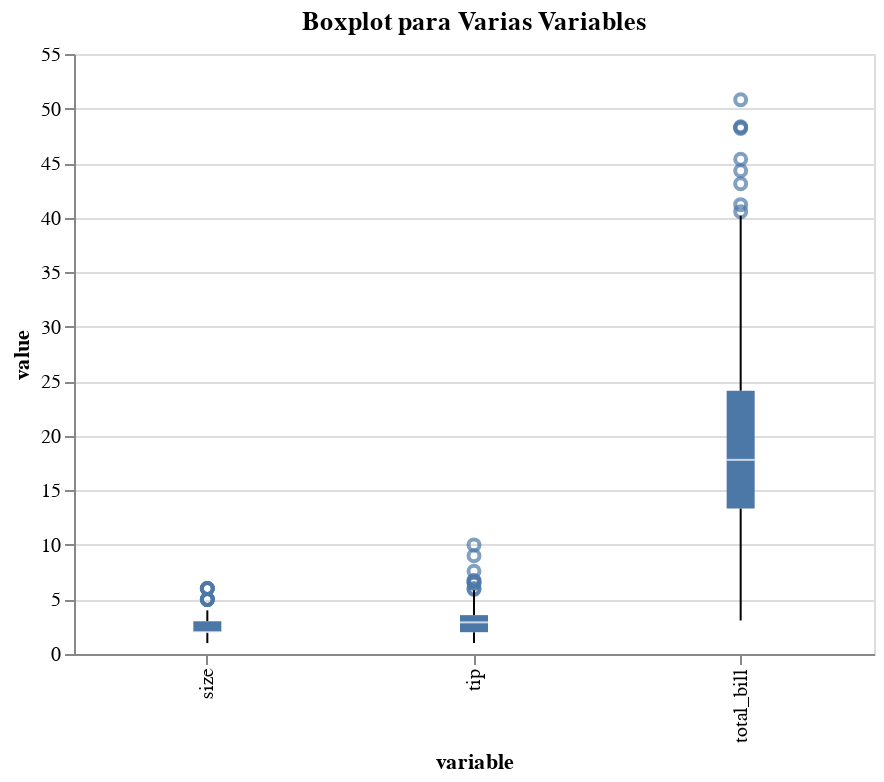

The notebook cell this image was saved under:
### Markdown cell above
3. **Boxplot para varias variables**:

### Code cell
import altair as alt
import seaborn as sns

# Cargar un conjunto de datos de ejemplo
tips = sns.load_dataset("tips")

# Transformar los datos para adecuarlos a Altair
melted_tips = tips.melt(var_name='variable', value_name='value')

# Crear el boxplot para varias variables
boxplot = alt.Chart(melted_tips).mark_boxplot().encode(
    x='variable:N',
    y='value:Q'
).properties(
    width=400,
    height=300,
    title='Boxplot para Varias Variables'
)

# Mostrar el gráfico
boxplot

### Figure 1 — Vega-Lite specification as saved in the notebook (floating-point values rounded to 4 significant figures; data arrays with more than 128 entries replaced by an {"elided": "..."} marker saying what was removed)
{"config": {"view": {"continuousWidth": 400, "continuousHeight": 300}}, "data": {"name": "data-9e9fd0a4499fa3d7ba8c653d5783aa11"}, "mark": "boxplot", "encoding": {"x": {"field": "variable", "type": "nominal"}, "y": {"field": "value", "type": "quantitative"}}, "height": 300, "title": "Boxplot para Varias Variables", "width": 400, "$schema": "https://vega.github.io/schema/vega-lite/v4.17.0.json", "datasets": {"data-9e9fd0a4499fa3d7ba8c653d5783aa11": {"elided": "1708 records"}}}
